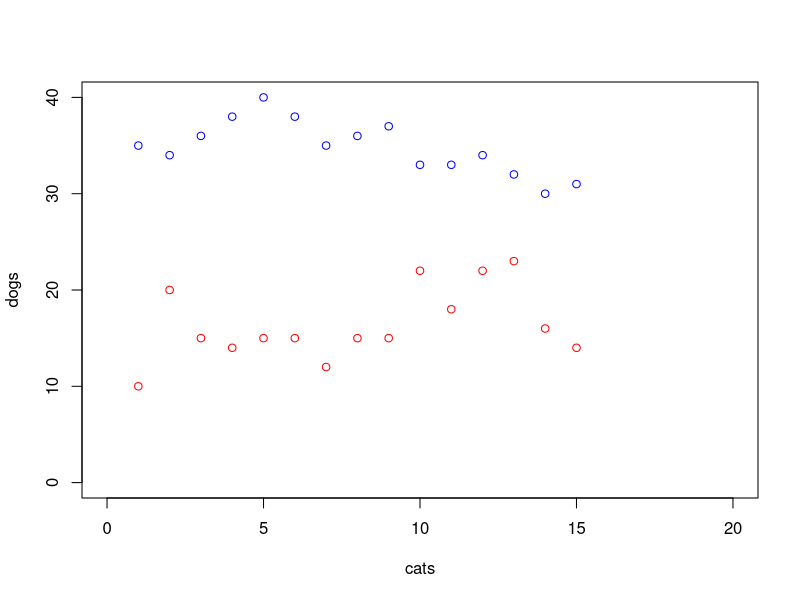

R code for this plot:
## ---- chunk 1
cats <- c(10,20,15,14,15,15,12,15,15,22,18,22,23,16,14)
dogs <- c(35,34,36,38,40,38,35,36,37,33,33,34,32,30,31)
plot(dogs,col="blue", xlim=c(0,20), ylim=c(0,40),main="", xlab="cats")
points(cats,col="red")
## ---- chunk 2
x <- 2 + 2
x

